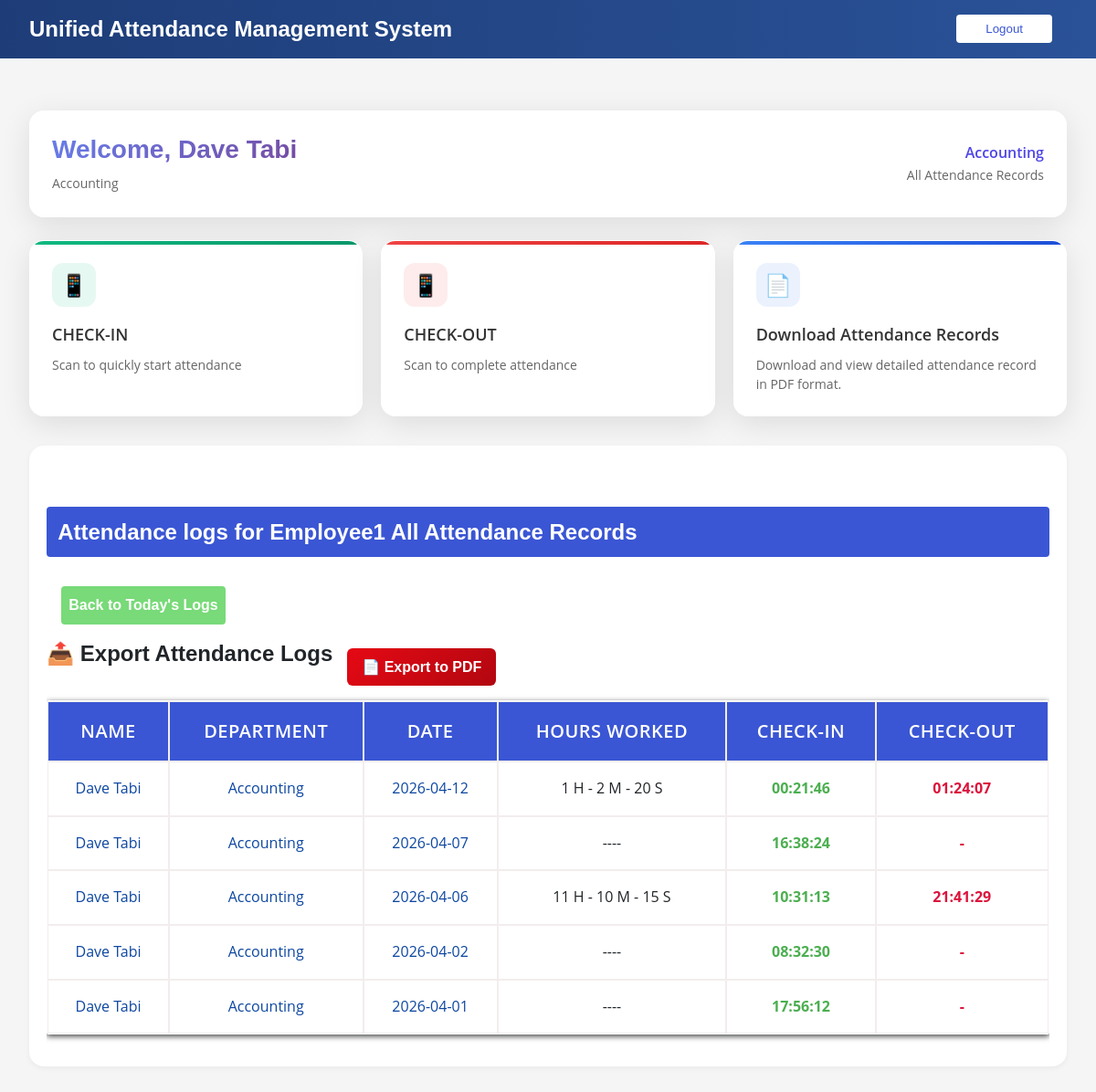
The app's page /employee-dashboard/?view=all (signed in), older data.
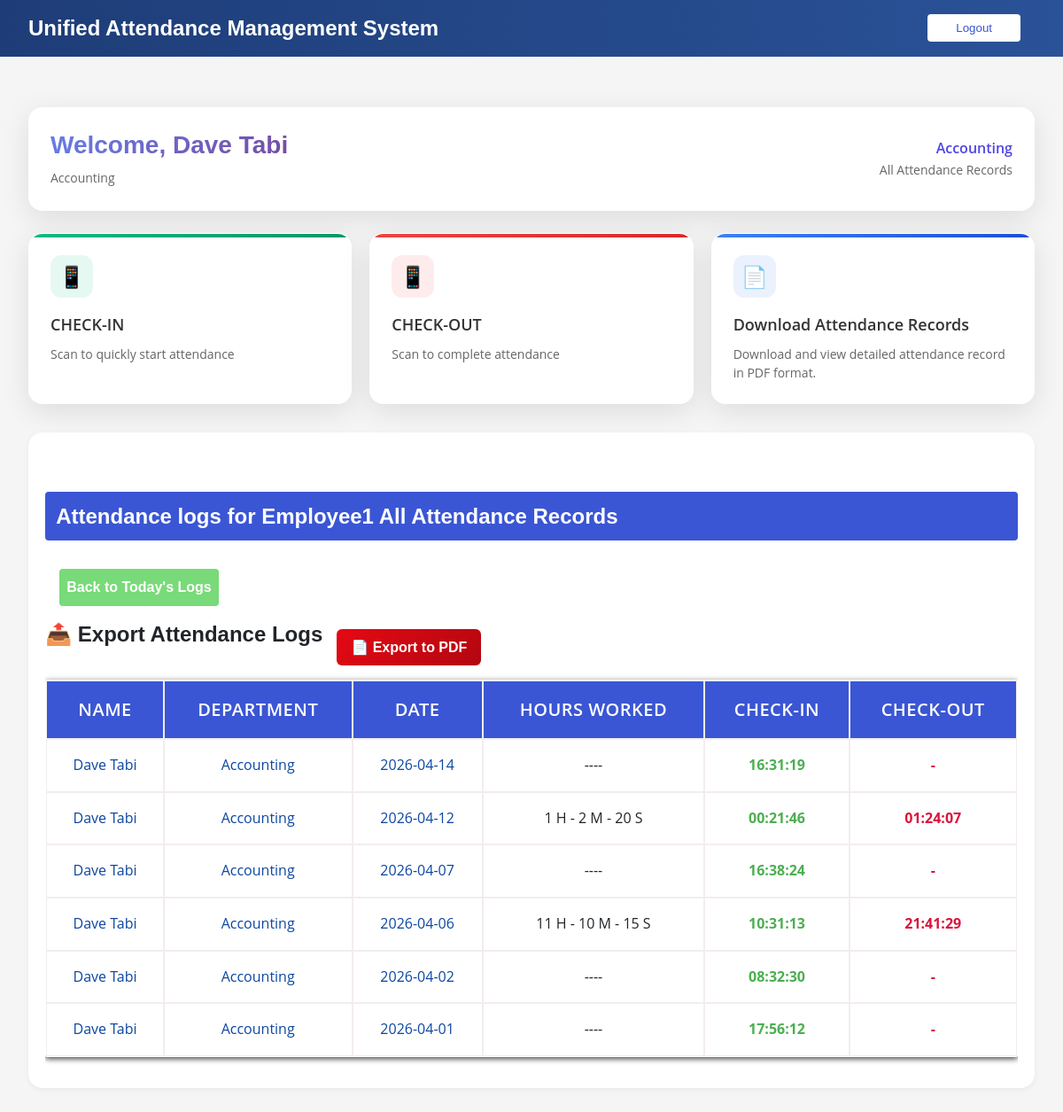
The same page, newer data.
### attendance/models.py (models this page shows, shortened)
class AttendanceRecord(models.Model):
    user = models.ForeignKey(settings.AUTH_USER_MODEL, on_delete=models.CASCADE)
    scanned_at = models.DateTimeField(auto_now_add=True)  # Check-in time
    checked_out_at = models.DateTimeField(null=True, blank=True)  # Check-out time
    date =models.DateField(default=timezone.now())
    status =models.CharField(max_length=20, choices=[('scanned_at','scanned_at'),('check_out_at','check_out_at')])
    latitude = models.FloatField(null=True, blank=True)
    longitude = models.FloatField(null=True, blank=True)
    STATUS_CHOICES = [
    ('Present', 'Present'),
    ('Late', 'Late'),
    ('Absent', 'Absent'),
]
    status = models.CharField(max_length=20, choices=STATUS_CHOICES)
    @property
    def hours_worked(self):
        if self.checked_out_at:
            delta = self.checked_out_at - self.scanned_at
            total_seconds = int(delta.total_seconds())
            hours = total_seconds // 3600
            minutes = (total_seconds % 3600 ) // 60
            seconds = total_seconds % 60
            return f"{hours} H - {minutes} M - {seconds} S"
        return "----"

### users/models.py (models this page shows, shortened)
class CustomUser(AbstractUser):
    user_type = models.CharField(max_length=100, choices=USER_TYPE_CHOICES, null=True,blank=True)
    is_first_login = models.BooleanField(default=True)
    phone_number = models.CharField(max_length=20, null=True,blank=True)
    department = models.ForeignKey(Department,on_delete=models.SET_NULL,null=True,blank=True)

class Department(models.Model):
    name = models.CharField(max_length=100, unique=True)
    def __str__(self) :
        return self.name

### attendance/views.py (the view)
# urls.py: path('employee-dashboard/', views.employee_dashboard, name='employee_dashboard'),
@login_required
def employee_dashboard(request):
    if request.user.user_type.lower() != "employee".lower():
        return HttpResponseForbidden("Access denied.")
    show_all = request.GET.get("view") == "all"
    if show_all:
            records = AttendanceRecord.objects.filter(user=request.user).order_by('-date', '-scanned_at')
            today_label = "All Attendance Records"
    else:
            user = request.user
            today = timezone.now()
            records = AttendanceRecord.objects.filter(user=user,date=today).order_by('scanned_at')
            today_label = today.strftime("%A, %d %B %Y")
    return render(request, "attendance/employee_dashboard.html", {
            "records": records,
            "today": today_label,
            "show_all": show_all,
            })

### templates/attendance/employee_dashboard.html (shortened to what this page needs)
{% extends "base.html"%}
{% load static %}
{% block content%}
<!DOCTYPE html>
<html lang="en">
<head>
  <link rel="stylesheet" href="{% static 'css/teacher-dashboard.css' %} ">
  <link rel="stylesheet" href="{% static 'css/daily-logs.css' %} ">
</head>
<body class="body">
  <div class="main">
    <div class="header" id="header">
            <div class="header-content">
                <div>
                    <h1>Welcome, {{user.get_full_name}}</h1>
                    <div class="header-info">{{user.department|default:'Not assigned'}}</div>
                </div>
                <div class="date-class-info">
                    <div class="class-name">{{user.department}}</div>
                    <div>{{today}}</div>
                </div>
            </div>
        </div>
        <div class="action-buttons">
              <div class="action-card scan-card" onclick="openScanModal()">
                <a href="{% url 'check_in'%}">
                <div class="action-icon">📱</div>
                <div class="action-title">CHECK-IN</div>
                <div class="action-description">Scan to quickly start attendance</div>
                </a>
            </div>
             <div class="action-card export-card" onclick="openScanModal()">
                <a href="{% url 'check_in'%}">
                <div class="action-icon">📱</div>
                <div class="action-title">CHECK-OUT</div>
                <div class="action-description">Scan to complete attendance</div>
                </a>
            </div>
            <div class="action-card view-card" onclick="scrollToTable()">
                <a href="">
                  <div class="action-icon">📄</div>
                  <div class="action-title">Download Attendance Records</div>
                  <div class="action-description"> Download and view detailed attendance record in PDF format. </div>
                </a>
            </div>
        </div>
      <div class="card">
        <h2 class="dashboard-heading"> Attendance logs for  {{ request.user.username }} {{today}}</h2>
        {% if records %}
          <div class="attendance-table-wrapper" >
          <form method"get" class="date-filter">
            {% if show_all%}
            <a href="{% url 'employee_dashboard' %}" class="btn button">Back to Today's Logs</a>
            {% else %}
            <a href="?view=all" class="btn button">Show All Records</a>
            {% endif %}
          </form>
            <div class="export-buttons">
            <h2>📤 Export Attendance Logs</h2>
            <div style="margin-top: 10px;">
              <a href="{% url 'employee_export' %}?view={{ request.GET.view }}" class="btn btn-danger">📄 Export to PDF</a>
            </div>
          </div>
          <table class="attendance-table">
            <thead>
              <tr>
              <th>Name</th>
              <th>Department
              </th
              ><th>Date</th>
              <th>Hours Worked</th>
              <th>Check-in</th>
              <th>Check-out</th>
            </tr>
            </thead>
            <tbody>
              {% for r in records %}
              <tr>
                <td class="td-text">{{ r.user.get_full_name }}</td>
                <td class="td-text">{{r.user.department.name}}
                </td>
                <td class="td-text">{{r.scanned_at|date:"Y-m-d"}}</td>
                <td>
                  {{r.hours_worked}}
                </td>
                <td class="{% if r.scanned_at %}status-ok-in {% else %}status-missing-in{%endif%}">{{ r.scanned_at|date:"H:i:s" }}</td>
                <td class="{% if r.checked_out_at %}status-ok {% else %}status-missing{%endif%}">
                {% if r.checked_out_at %}
                {{ r.checked_out_at|date:"H:i:s" }}
                {% else %}
                -
                {% endif %}</td>
              </tr>
            {% endfor %}
          </table>
          </div>
        {% else %}
        <a href="?view=all" class="btn button">Show All Records</a>
          <p class="no-records ">-No attendance records yet today-.</p>
        {% endif %}
  </div>
  </div>
</body>
</html>
{% endblock %}

Row changes from the older to the newer data that the page shows:
added AttendanceRecord: user.get_full_name "Dave Tabi", user.department.name "Accounting", scanned_at "2026-04-14", hours_worked "----", scanned_at "16:31:19"
